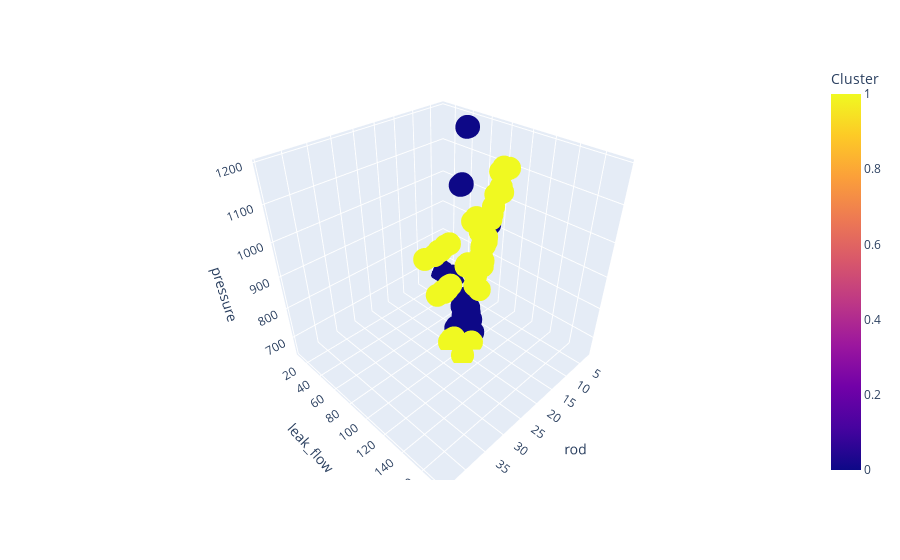

Notebook code cell kept with this figure:
### Code cell
plt.figure(figsize=(5,10))
fig = px.scatter_3d(rod, x='rod', y='leak_flow', z='pressure',
              color='Cluster')
fig.show()

### Figure 1 — Plotly figure (JSON) as saved in the notebook; plotly's stock layout.template omitted (floating-point values rounded to 4 significant figures; data arrays with more than 128 entries replaced by an {"elided": "..."} marker saying what was removed)
{"data": [{"hovertemplate": "rod=%{x}<br>leak_flow=%{y}<br>pressure=%{z}<br>Cluster=%{marker.color}<extra></extra>", "legendgroup": "", "marker": {"color": {"elided": "135 int values"}, "coloraxis": "coloraxis", "symbol": "circle"}, "mode": "markers", "name": "", "scene": "scene", "showlegend": false, "type": "scatter3d", "x": {"elided": "135 float values"}, "y": {"elided": "135 float values"}, "z": {"elided": "135 int values"}}], "layout": {"coloraxis": {"colorbar": {"title": {"text": "Cluster"}}, "colorscale": [[0, "#0d0887"], [0.1111, "#46039f"], [0.2222, "#7201a8"], [0.3333, "#9c179e"], [0.4444, "#bd3786"], [0.5556, "#d8576b"], [0.6667, "#ed7953"], [0.7778, "#fb9f3a"], [0.8889, "#fdca26"], [1, "#f0f921"]]}, "legend": {"tracegroupgap": 0}, "margin": {"t": 60}, "scene": {"domain": {"x": [0, 1], "y": [0, 1]}, "xaxis": {"title": {"text": "rod"}}, "yaxis": {"title": {"text": "leak_flow"}}, "zaxis": {"title": {"text": "pressure"}}}}}
